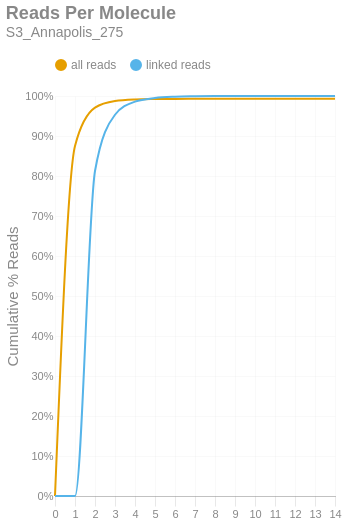

Notebook source saved alongside this figure:
### Markdown cell above
### Reads per Molecule
This chart shows the cumulative distribution of the number of reads per linked molecule. That is, how many alignments are associated with a unique molecule. This excludes the number of reads associated with invalid or absent linked-read barcodes. The `linked` histogram is the percentages recalculated when disregarding singletons.

### Code cell
if SKIPLR:
    print_html(f"Skipped")
else:
    counts = np.bincount(valids['reads'].cast(pl.Int64).to_numpy())
    weighted = counts * np.arange(len(counts))
    all_perc = weighted / n_reads
    linked_perc = weighted / n_linked_reads
    linked_perc[1] = 0
    binned_df = pl.DataFrame({
        'readsper': list(range(len(counts))),
        'all reads (cumsum)': np.cumsum(all_perc).tolist(),
        'linked reads (cumsum)': np.cumsum(linked_perc).tolist(),
    })

    with SafeRender(binned_df):
        (
            density_plot(binned_df, 'Reads Per Molecule', samplename, 'readspmol')
            .encode(
                x=alt.X('readsper:O', title=None).axis(labelAngle=0).scale(padding=0),
                y=alt.Y('value:Q', title='Cumulative % Reads').axis(format='%').stack(False),
                color=alt.Color("key:N").scale(domain=["all reads", "linked reads"]),
                tooltip=[
                    alt.Tooltip("key:N", title="Data Type"),
                    alt.Tooltip("readsper:O", title="Reads Per Molecule"),
                    alt.Tooltip("value:Q", format=".2%", title="% Reads (Cum.)")
                ]            
            )
        ).display()

### Figure 1 — Vega-Lite specification as saved in the notebook (floating-point values rounded to 4 significant figures)
{"width": "container", "height": 400, "config": {"title": {"anchor": "start", "dy": -15, "fontSize": 18, "color": "#888888", "subtitleColor": "#888888", "subtitleFontSize": 14}, "arc": {"fill": "#0072B2"}, "axis": {"domainColor": "#888888", "domainWidth": 0.5, "gridWidth": 0.2, "grid": false, "titleFontWeight": 400, "titleFontSize": 15, "labelFontSize": 11, "labelColor": "#888888", "tickColor": "#888888", "tickWidth": 0.2, "titleColor": "#888888"}, "axisBand": {"grid": false}, "axisX": {"grid": true, "tickSize": 10, "domainCap": "round"}, "axisY": {"domain": false, "grid": true, "tickSize": 0, "domainCap": "round"}, "background": "transparent", "header": {"labelFontSize": 15, "labelColor": "#888888", "titleFontSize": 15, "titleFontWeight": 600, "titleColor": "#888888"}, "legend": {"labelFont": "sans-serif", "labelFontSize": 12, "labelColor": "#888888", "symbolSize": 100, "symbolType": "circle", "titleFontSize": 12, "titlePadding": 10, "titleColor": "#888888", "title": null, "orient": "top"}, "range": {"category": ["#E69F00", "#56B4E9", "#009E73", "#F0E442", "#0072B2", "#D55E00", "#CC79A7", "#000000"], "diverging": ["#cfe8f3", "#a2d4ec", "#73bfe2", "#46abdb", "#1696d2", "#12719e"]}, "area": {"fill": "#0072B2", "fillOpacity": 0.7, "line": true, "strokeOpacity": 0.7}, "line": {"color": "#0072B2", "stroke": "#0072B2", "strokeWidth": 2}, "trail": {"color": "#0072B2", "stroke": "#0072B2", "strokeWidth": 0, "size": 1}, "point": {"filled": true, "fillOpacity": 1.0, "size": 95}, "text": {"color": "#888888", "fontSize": 11, "align": "right", "fontWeight": 400, "size": 11}, "bar": {"fill": "#0072B2", "stroke": null}, "view": {"stroke": null, "continuousWidth": 660, "continuousHeight": 400}}, "data": {"name": "data-d56ed23b08b71e041160f9d90dc799ec"}, "mark": {"type": "line", "interpolate": "monotone", "point": {"opacity": 0, "size": 275}}, "encoding": {"color": {"field": "key", "scale": {"domain": ["all reads", "linked reads"]}, "type": "nominal"}, "tooltip": [{"field": "key", "title": "Data Type", "type": "nominal"}, {"field": "readsper", "title": "Reads Per Molecule", "type": "ordinal"}, {"field": "value", "format": ".2%", "title": "% Reads (Cum.)", "type": "quantitative"}], "x": {"axis": {"labelAngle": 0}, "field": "readsper", "scale": {"padding": 0}, "title": null, "type": "ordinal"}, "y": {"axis": {"format": "%"}, "field": "value", "stack": false, "title": "Cumulative % Reads", "type": "quantitative"}}, "params": [{"name": "param_c36ac31b6afebe62", "select": {"type": "point", "fields": ["key"]}, "bind": "legend"}], "title": {"text": "Reads Per Molecule", "subtitle": "S3_Annapolis_275"}, "transform": [{"fold": ["all reads (cumsum)", "linked reads (cumsum)"]}, {"calculate": "replace(datum.key, ' (cumsum)', '')", "as": "key"}, {"filter": {"param": "param_c36ac31b6afebe62"}}], "usermeta": {"embedOptions": {"downloadFileName": "S3_Annapolis_275.readspmol"}}, "$schema": "https://vega.github.io/schema/vega-lite/v6.1.0.json", "datasets": {"data-d56ed23b08b71e041160f9d90dc799ec": [{"readsper": 0, "all reads (cumsum)": 0.0, "linked reads (cumsum)": 0.0}, {"readsper": 1, "all reads (cumsum)": 0.8751, "linked reads (cumsum)": 0.0}, {"readsper": 2, "all reads (cumsum)": 0.9709, "linked reads (cumsum)": 0.8124}, {"readsper": 3, "all reads (cumsum)": 0.9875, "linked reads (cumsum)": 0.9531}, {"readsper": 4, "all reads (cumsum)": 0.9914, "linked reads (cumsum)": 0.9859}, {"readsper": 5, "all reads (cumsum)": 0.9924, "linked reads (cumsum)": 0.995}, {"readsper": 6, "all reads (cumsum)": 0.9928, "linked reads (cumsum)": 0.9982}, {"readsper": 7, "all reads (cumsum)": 0.9929, "linked reads (cumsum)": 0.9993}, {"readsper": 8, "all reads (cumsum)": 0.993, "linked reads (cumsum)": 0.9998}, {"readsper": 9, "all reads (cumsum)": 0.993, "linked reads (cumsum)": 0.9999}, {"readsper": 10, "all reads (cumsum)": 0.993, "linked reads (cumsum)": 1.0}, {"readsper": 11, "all reads (cumsum)": 0.993, "linked reads (cumsum)": 1.0}, {"readsper": 12, "all reads (cumsum)": 0.993, "linked reads (cumsum)": 1.0}, {"readsper": 13, "all reads (cumsum)": 0.993, "linked reads (cumsum)": 1.0}, {"readsper": 14, "all reads (cumsum)": 0.993, "linked reads (cumsum)": 1.0}]}}
